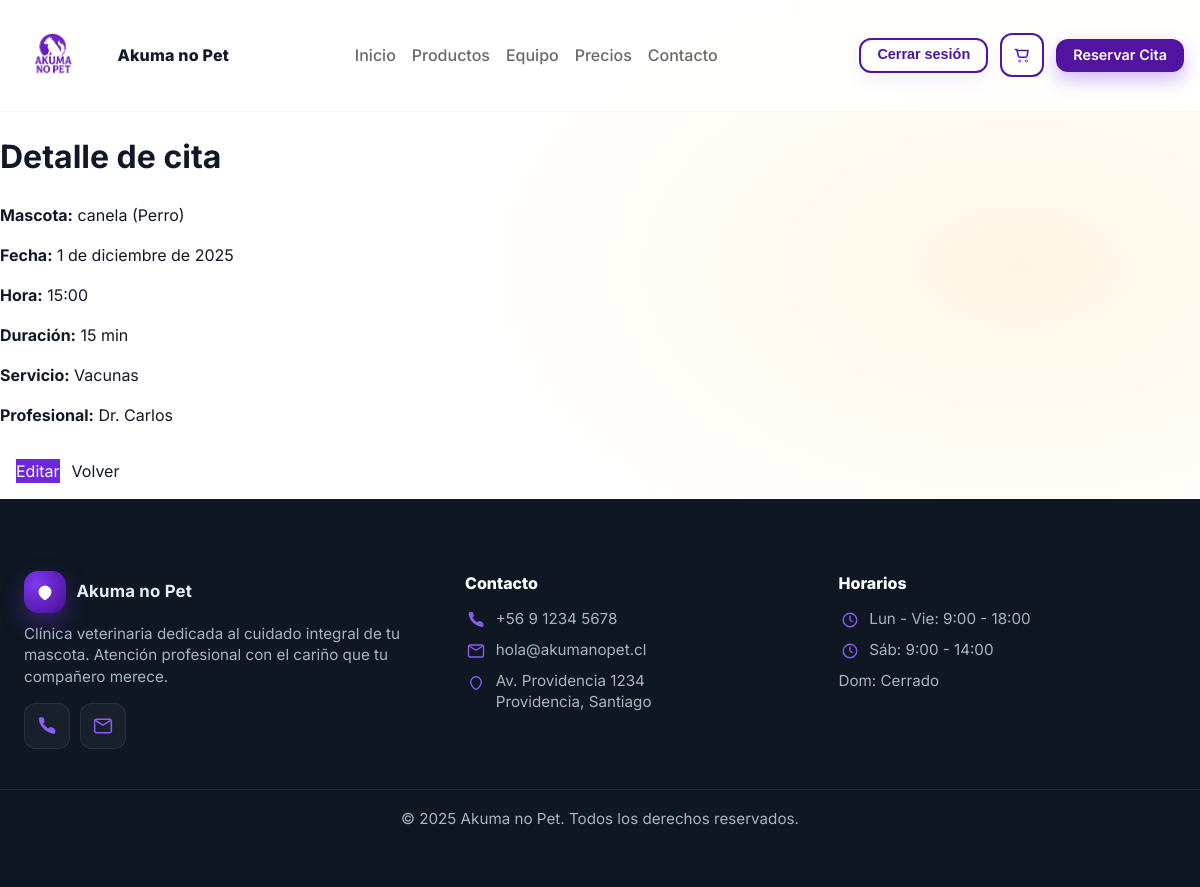
/agenda/40/ (signed in), run on the app's committed database.
### agenda/models.py (models this page shows, shortened)
class Cita(models.Model):
    fecha = models.DateField()
    hora = models.TimeField()
    duracion_min = models.PositiveIntegerField(default=30)
    nombre_cliente = models.CharField(max_length=120, blank=True, default="")
    email_contacto = models.EmailField(blank=True, default="")
    whatsapp_contacto = models.CharField(max_length=30, blank=True, default="")
    recuerda_mail = models.BooleanField(default=True)
    recuerda_wa = models.BooleanField(default=False)
    recordatorio_mail_enviado = models.DateTimeField(null=True, blank=True)
    recordatorio_wa_enviado = models.DateTimeField(null=True, blank=True)
    profesional = models.ForeignKey(
        Profesional, on_delete=models.CASCADE, related_name="citas"
    )
    servicio = models.ForeignKey(
        Servicio, on_delete=models.PROTECT, related_name="citas"
    )
    mascota = models.CharField(max_length=120)  # ej: "Luna (Perro)"
    cliente = models.ForeignKey(
        settings.AUTH_USER_MODEL, null=True, blank=True, on_delete=models.SET_NULL
    )
    creado = models.DateTimeField(auto_now_add=True)
    class Meta:
        ordering = ["fecha", "hora"]
        indexes = [models.Index(fields=["fecha", "profesional"])]
        constraints = [
            models.UniqueConstraint(
                fields=["fecha", "hora", "profesional"],
                name="uniq_cita_por_profesional_fecha_hora",
            )
        ]
        verbose_name = "Cita"
        verbose_name_plural = "Citas"

class Servicio(models.Model):
    code = models.SlugField(unique=True, max_length=32)
    nombre = models.CharField(max_length=120)
    descripcion = models.TextField(blank=True, default="")
    duracion_min_default = models.PositiveIntegerField(default=30)
    precio = models.PositiveIntegerField(default=0)
    icono = models.CharField(max_length=8, blank=True, default="🐾")
    class Meta:
        ordering = ["nombre"]
        verbose_name = "Servicio"
        verbose_name_plural = "Servicios"
    def __str__(self):
        return self.nombre

class Profesional(models.Model):
    code = models.SlugField(unique=True, max_length=32)
    nombre = models.CharField(max_length=120)
    class Meta:
        ordering = ["nombre"]
        verbose_name = "Profesional"
        verbose_name_plural = "Profesionales"
    def __str__(self):
        return self.nombre

### agenda/views.py (the view)
# urls.py: path("<int:pk>/", views.detalle, name="detalle"),          # detalle: dueño o staff
def detalle(request, pk: int):
    cita = get_object_or_404(Cita, pk=pk)
    es_duenio = request.user.is_authenticated and cita.cliente_id == request.user.id
    if not (es_duenio or es_staff_clinica(request.user)):
        raise PermissionDenied("No tienes permiso para ver esta cita.")
    return render(request, "agenda/cita_detalle.html", {"cita": cita})

### carrito/context_processors.py (called while the page is built, shortened)
def cart_context(request):
    cart = request.session.get("cart", {}) or {}
    count = 0
    total = 0
    return {
        "cart_count": count,
        "cart_total": total,
    }

### Fase 2/Evidencias Proyecto/AKUMANOPET/agenda/templates/agenda/cita_detalle.html
{% extends "main/base.html" %}
{% block contenido %}
<main class="page">
  <div class="page-head"><h1>Detalle de cita</h1></div>
  <section class="card">
    <p><strong>Mascota:</strong> {{ cita.mascota }}</p>
    <p><strong>Fecha:</strong> {{ cita.fecha }}</p>
    <p><strong>Hora:</strong> {{ cita.hora }}</p>
    <p><strong>Duración:</strong> {{ cita.duracion_min }} min</p>
    <p><strong>Servicio:</strong> {{ cita.servicio }}</p>
    <p><strong>Profesional:</strong> {{ cita.profesional }}</p>
    <div class="actions" style="margin-top:1rem">
      <a class="btn-primary" href="{% url 'agenda:editar' cita.id %}">Editar</a>
      <a class="btn-light" href="{% url 'agenda:lista' %}?mode=day&day={{ cita.fecha|date:'Y-m-d' }}">Volver</a>
    </div>
  </section>
</main>
{% endblock %}

### static/css/styles.css (style rules this page uses)
a { color: inherit; text-decoration: none; }
.actions { display: flex; align-items: center; gap: .75rem; padding: 1rem; }
.btn-primary { background: #6d28d9; color: #fff; border: 0; }

### data on the page
Cita: mascota "canela (Perro)", fecha "1 de diciembre de 2025", hora "15:00", duracion_min "15", servicio "Vacunas", profesional "Dr. Carlos"
